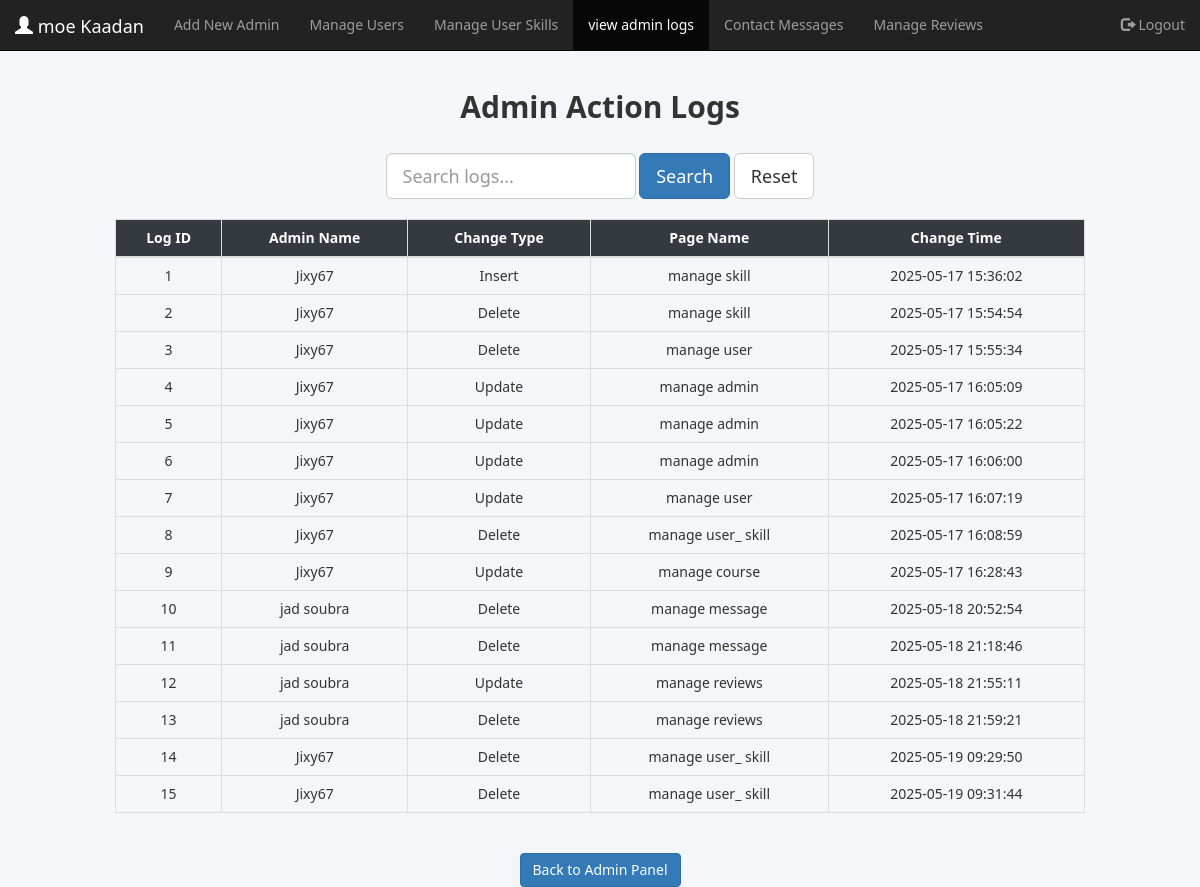
Page /Admin/viewadminlogs.php (signed in) on the committed database.
### tables this page shows
CREATE TABLE `admin_logs` (
  `log_id` int(11) NOT NULL,
  `admin_id` int(11) NOT NULL,
  `change_type` enum('insert','update','delete') NOT NULL,
  `page_name` varchar(100) NOT NULL,
  `change_time` datetime DEFAULT current_timestamp()
);

### Admin/viewadminlogs.php (the view, shortened to what this page needs)
<?php
include '../connection.php';
$stmt = $conn->query("
    SELECT l.*, a.name
    FROM admin_logs l
    JOIN admin a ON l.admin_id = a.admin_id
    ORDER BY l.change_time DESC
");
$logs = $stmt->fetchAll(PDO::FETCH_ASSOC);
?>
<!DOCTYPE html>
<html lang="en">
<head>
    <link rel="stylesheet" href="https://maxcdn.bootstrapcdn.com/bootstrap/3.4.1/css/bootstrap.min.css">
</head>
<body>
<nav class="navbar navbar-inverse navbar-fixed-top">
    <div class="container-fluid">
        <div class="navbar-header">
            <a class="navbar-brand" href="panel.php"><span class="glyphicon glyphicon-user"></span> <?= htmlspecialchars($_SESSION['admin_name']) ?></a>
        </div>
        <div id='adminNavbar'>
        <ul class="nav navbar-nav">
        <li><a href="addadmin.php">Add New Admin</a></li>
                <li><a href="manageuser.php">Manage Users</a></li>
                <li ><a href="manageuser_skill.php">Manage User Skills</a></li>
                <li class="active"><a href="viewadminlogs.php">view admin logs </a></li>
                <li><a href="contact_management.php">Contact Messages</a></li>
                <li ><a href="review_management.php">Manage Reviews</a></li>
        </ul>
        <ul class="nav navbar-nav navbar-right">
            <li><a href="adminlogout.php"><span class="glyphicon glyphicon-log-out"></span> Logout</a></li>
        </ul>
    </div>
    </div>
</nav>
<div class="container">
    <h2>Admin Action Logs</h2>
<div class="row text-center" style="margin-bottom: 20px;">
    <div class="col-md-6 col-md-offset-3">
        <form method="GET" class="form-inline">
            <div class="form-group">
                <input type="text" name="search" class="form-control input-lg" placeholder="Search logs..." style="width: 250px;" value="<?= isset($_GET['search']) ? htmlspecialchars($_GET['search']) : '' ?>">
            </div>
            <button type="submit" class="btn btn-primary btn-lg">Search</button>
            <a href="viewadminlogs.php" class="btn btn-default btn-lg">Reset</a>
        </form>
    </div>
</div>
    <div class="table-responsive">
        <table class="table table-bordered table-hover">
            <thead>
                <tr>
                    <th>Log ID</th>
                    <th>Admin Name</th>
                    <th>Change Type</th>
                    <th>Page Name</th>
                    <th>Change Time</th>
                </tr>
            </thead>
            <tbody>
                <?php
            $query = "SELECT al.*, a.name
                          FROM admin_logs al
                          JOIN admin a ON al.admin_id = a.admin_id";
                if (!empty($_GET['search'])) {
                    $search = "%" . $_GET['search'] . "%";
                    $query .= " WHERE a.name LIKE ? OR al.change_type LIKE ? OR al.page_name LIKE ? OR al.change_time LIKE ?";
                    $stmt = $conn->prepare($query);
                    $stmt->execute([$search, $search, $search, $search]);
                } else {
                    $stmt = $conn->prepare($query);
                    $stmt->execute();
                }
                $logs = $stmt->fetchAll(PDO::FETCH_ASSOC);
                ?>
                <?php if (count($logs) > 0): ?>
                    <?php foreach ($logs as $log): ?>
                        <tr>
                            <td><?= htmlspecialchars($log['log_id']) ?></td>
                            <td><?= htmlspecialchars($log['name']) ?></td>
                            <td><?= ucfirst(htmlspecialchars($log['change_type'])) ?></td>
                            <td><?= htmlspecialchars($log['page_name']) ?></td>
                            <td><?= htmlspecialchars($log['change_time']) ?></td>
                        </tr>
                    <?php endforeach; ?>
                <?php else: ?>
                    <tr><td colspan="5">No log entries found.</td></tr>
                <?php endif; ?>
            </tbody>
        </table>
    </div>
    <div class="text-center back-btn">
        <a href="panel.php" class="btn btn-primary">Back to Admin Panel</a>
    </div>
</div>
</body>
</html>

### Admin/viewadminlogs.php (style rules this page uses)
body { padding-top: 70px; background-color: #f4f6f9; font-family: 'Segoe UI', sans-serif; }
.container { max-width: 1000px; margin: auto; }
h2 { text-align: center; font-weight: bold; margin-bottom: 30px; }
.table th, .table td { text-align: center; vertical-align: middle; }
.table th { background-color: #343a40; color: white; }
.back-btn { margin-top: 20px; }

### rows in the picture
admin_logs: log_id "1", admin.name "Jixy67", change_type "Insert", page_name "manage skill", change_time "2025-05-17 15:36:02"
admin_logs: log_id "2", admin.name "Jixy67", change_type "Delete", page_name "manage skill", change_time "2025-05-17 15:54:54"
admin_logs: log_id "3", admin.name "Jixy67", change_type "Delete", page_name "manage user", change_time "2025-05-17 15:55:34"
admin_logs: log_id "4", admin.name "Jixy67", change_type "Update", page_name "manage admin", change_time "2025-05-17 16:05:09"
admin_logs: log_id "5", admin.name "Jixy67", change_type "Update", page_name "manage admin", change_time "2025-05-17 16:05:22"
admin_logs: log_id "6", admin.name "Jixy67", change_type "Update", page_name "manage admin", change_time "2025-05-17 16:06:00"
admin_logs: log_id "7", admin.name "Jixy67", change_type "Update", page_name "manage user", change_time "2025-05-17 16:07:19"
admin_logs: log_id "8", admin.name "Jixy67", change_type "Delete", page_name "manage user_ skill", change_time "2025-05-17 16:08:59"
admin_logs: log_id "9", admin.name "Jixy67", change_type "Update", page_name "manage course", change_time "2025-05-17 16:28:43"
admin_logs: log_id "10", admin.name "jad soubra", change_type "Delete", page_name "manage message", change_time "2025-05-18 20:52:54"
admin_logs: log_id "11", admin.name "jad soubra", change_type "Delete", page_name "manage message", change_time "2025-05-18 21:18:46"
admin_logs: log_id "12", admin.name "jad soubra", change_type "Update", page_name "manage reviews", change_time "2025-05-18 21:55:11"
admin_logs: log_id "13", admin.name "jad soubra", change_type "Delete", page_name "manage reviews", change_time "2025-05-18 21:59:21"
admin_logs: log_id "14", admin.name "Jixy67", change_type "Delete", page_name "manage user_ skill", change_time "2025-05-19 09:29:50"
admin_logs: log_id "15", admin.name "Jixy67", change_type "Delete", page_name "manage user_ skill", change_time "2025-05-19 09:31:44"

### other values in the picture
$_SESSION['admin_name'] "moe Kaadan"
